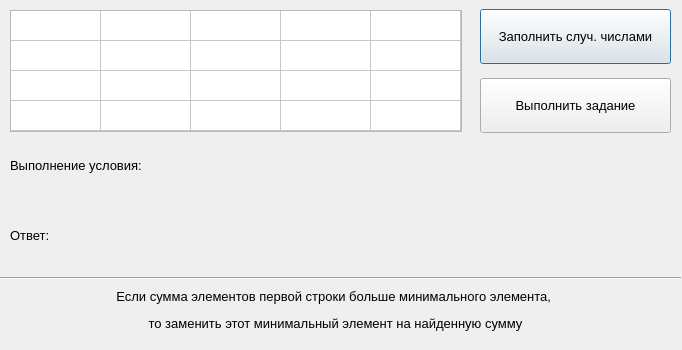
<?xml version="1.0" encoding="UTF-8"?>
<ui version="4.0">
 <class>Dialog</class>
 <widget class="QDialog" name="Dialog">
  <property name="geometry">
   <rect>
    <x>0</x>
    <y>0</y>
    <width>682</width>
    <height>350</height>
   </rect>
  </property>
  <property name="minimumSize">
   <size>
    <width>682</width>
    <height>350</height>
   </size>
  </property>
  <property name="maximumSize">
   <size>
    <width>682</width>
    <height>350</height>
   </size>
  </property>
  <property name="windowTitle">
   <string>Dialog</string>
  </property>
  <widget class="QTableWidget" name="tableWidget">
   <property name="enabled">
    <bool>true</bool>
   </property>
   <property name="geometry">
    <rect>
     <x>10</x>
     <y>10</y>
     <width>452</width>
     <height>122</height>
    </rect>
   </property>
   <property name="minimumSize">
    <size>
     <width>441</width>
     <height>0</height>
    </size>
   </property>
   <property name="maximumSize">
    <size>
     <width>455</width>
     <height>220</height>
    </size>
   </property>
   <property name="font">
    <font>
     <pointsize>10</pointsize>
    </font>
   </property>
   <property name="rowCount">
    <number>4</number>
   </property>
   <attribute name="horizontalHeaderVisible">
    <bool>false</bool>
   </attribute>
   <attribute name="horizontalHeaderCascadingSectionResizes">
    <bool>false</bool>
   </attribute>
   <attribute name="horizontalHeaderMinimumSectionSize">
    <number>55</number>
   </attribute>
   <attribute name="horizontalHeaderDefaultSectionSize">
    <number>90</number>
   </attribute>
   <attribute name="verticalHeaderVisible">
    <bool>false</bool>
   </attribute>
   <attribute name="verticalHeaderHighlightSections">
    <bool>false</bool>
   </attribute>
   <row>
    <property name="text">
     <string/>
    </property>
   </row>
   <row>
    <property name="text">
     <string/>
    </property>
   </row>
   <row>
    <property name="text">
     <string/>
    </property>
   </row>
   <row>
    <property name="text">
     <string/>
    </property>
   </row>
   <column>
    <property name="text">
     <string>C1</string>
    </property>
   </column>
   <column>
    <property name="text">
     <string>C2</string>
    </property>
   </column>
   <column>
    <property name="text">
     <string>C3</string>
    </property>
   </column>
   <column>
    <property name="text">
     <string>C4</string>
    </property>
   </column>
   <column>
    <property name="text">
     <string>C5</string>
    </property>
   </column>
  </widget>
  <widget class="QPushButton" name="btn_random_number">
   <property name="geometry">
    <rect>
     <x>480</x>
     <y>9</y>
     <width>191</width>
     <height>55</height>
    </rect>
   </property>
   <property name="font">
    <font>
     <family>Segoe UI</family>
     <pointsize>10</pointsize>
    </font>
   </property>
   <property name="text">
    <string>Заполнить случ. числами</string>
   </property>
  </widget>
  <widget class="QPushButton" name="btn_solve">
   <property name="geometry">
    <rect>
     <x>480</x>
     <y>78</y>
     <width>191</width>
     <height>55</height>
    </rect>
   </property>
   <property name="font">
    <font>
     <family>Segoe UI</family>
     <pointsize>10</pointsize>
    </font>
   </property>
   <property name="text">
    <string>Выполнить задание</string>
   </property>
  </widget>
  <widget class="QLabel" name="label_max">
   <property name="geometry">
    <rect>
     <x>10</x>
     <y>140</y>
     <width>491</width>
     <height>51</height>
    </rect>
   </property>
   <property name="font">
    <font>
     <family>Segoe UI</family>
     <pointsize>10</pointsize>
    </font>
   </property>
   <property name="text">
    <string>&lt;html&gt;&lt;head/&gt;&lt;body&gt;&lt;p&gt;Выполнение условия:&lt;/p&gt;&lt;/body&gt;&lt;/html&gt;</string>
   </property>
  </widget>
  <widget class="QLabel" name="label_answer">
   <property name="geometry">
    <rect>
     <x>10</x>
     <y>200</y>
     <width>551</width>
     <height>71</height>
    </rect>
   </property>
   <property name="font">
    <font>
     <family>Segoe UI</family>
     <pointsize>10</pointsize>
    </font>
   </property>
   <property name="text">
    <string>&lt;html&gt;&lt;head/&gt;&lt;body&gt;&lt;p&gt;Ответ:&lt;/p&gt;&lt;/body&gt;&lt;/html&gt;</string>
   </property>
  </widget>
  <widget class="QLabel" name="label_task_1">
   <property name="geometry">
    <rect>
     <x>20</x>
     <y>280</y>
     <width>631</width>
     <height>61</height>
    </rect>
   </property>
   <property name="font">
    <font>
     <family>Segoe UI</family>
     <pointsize>10</pointsize>
    </font>
   </property>
   <property name="text">
    <string>&lt;html&gt;&lt;head/&gt;&lt;body&gt;&lt;p align=&quot;center&quot;&gt;Если сумма элементов первой строки больше минимального элемента, &lt;/p&gt;&lt;p align=&quot;center&quot;&gt;то заменить этот минимальный элемент на найденную сумму&lt;/p&gt;&lt;/body&gt;&lt;/html&gt;</string>
   </property>
  </widget>
  <widget class="QLabel" name="label_error">
   <property name="geometry">
    <rect>
     <x>350</x>
     <y>144</y>
     <width>321</width>
     <height>31</height>
    </rect>
   </property>
   <property name="font">
    <font>
     <family>Segoe UI</family>
     <pointsize>13</pointsize>
     <weight>50</weight>
     <bold>false</bold>
    </font>
   </property>
   <property name="styleSheet">
    <string notr="true">color: rgb(170, 0, 0);</string>
   </property>
   <property name="text">
    <string/>
   </property>
  </widget>
  <widget class="Line" name="line">
   <property name="geometry">
    <rect>
     <x>0</x>
     <y>270</y>
     <width>681</width>
     <height>16</height>
    </rect>
   </property>
   <property name="orientation">
    <enum>Qt::Horizontal</enum>
   </property>
  </widget>
 </widget>
 <resources/>
 <connections/>
</ui>
